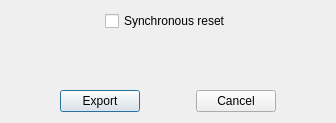
<ui version="4.0" >
 <class>ExportVerilogDlg</class>
 <widget class="QDialog" name="ExportVerilogDlg" >
  <property name="geometry" >
   <rect>
    <x>0</x>
    <y>0</y>
    <width>336</width>
    <height>123</height>
   </rect>
  </property>
  <property name="windowTitle" >
   <string>Verilog Export Options</string>
  </property>
  <layout class="QVBoxLayout" >
   <item>
    <layout class="QHBoxLayout" >
     <item>
      <spacer>
       <property name="orientation" >
        <enum>Qt::Horizontal</enum>
       </property>
       <property name="sizeType" >
        <enum>QSizePolicy::Expanding</enum>
       </property>
       <property name="sizeHint" >
        <size>
         <width>48</width>
         <height>20</height>
        </size>
       </property>
      </spacer>
     </item>
     <item>
      <layout class="QVBoxLayout" >
       <item>
        <widget class="QCheckBox" name="cb_synchreset" >
         <property name="text" >
          <string>Synchronous reset</string>
         </property>
        </widget>
       </item>
      </layout>
     </item>
     <item>
      <spacer>
       <property name="orientation" >
        <enum>Qt::Horizontal</enum>
       </property>
       <property name="sizeType" >
        <enum>QSizePolicy::Expanding</enum>
       </property>
       <property name="sizeHint" >
        <size>
         <width>48</width>
         <height>20</height>
        </size>
       </property>
      </spacer>
     </item>
    </layout>
   </item>
   <item>
    <spacer>
     <property name="orientation" >
      <enum>Qt::Vertical</enum>
     </property>
     <property name="sizeType" >
      <enum>QSizePolicy::Expanding</enum>
     </property>
     <property name="sizeHint" >
      <size>
       <width>20</width>
       <height>20</height>
      </size>
     </property>
    </spacer>
   </item>
   <item>
    <layout class="QHBoxLayout" >
     <item>
      <spacer>
       <property name="orientation" >
        <enum>Qt::Horizontal</enum>
       </property>
       <property name="sizeType" >
        <enum>QSizePolicy::Expanding</enum>
       </property>
       <property name="sizeHint" >
        <size>
         <width>40</width>
         <height>20</height>
        </size>
       </property>
      </spacer>
     </item>
     <item>
      <widget class="QPushButton" name="pb_export" >
       <property name="text" >
        <string>Export</string>
       </property>
       <property name="default" >
        <bool>true</bool>
       </property>
      </widget>
     </item>
     <item>
      <spacer>
       <property name="orientation" >
        <enum>Qt::Horizontal</enum>
       </property>
       <property name="sizeType" >
        <enum>QSizePolicy::Expanding</enum>
       </property>
       <property name="sizeHint" >
        <size>
         <width>20</width>
         <height>16</height>
        </size>
       </property>
      </spacer>
     </item>
     <item>
      <widget class="QPushButton" name="pb_cancel" >
       <property name="text" >
        <string>Cancel</string>
       </property>
      </widget>
     </item>
     <item>
      <spacer>
       <property name="orientation" >
        <enum>Qt::Horizontal</enum>
       </property>
       <property name="sizeType" >
        <enum>QSizePolicy::Expanding</enum>
       </property>
       <property name="sizeHint" >
        <size>
         <width>40</width>
         <height>20</height>
        </size>
       </property>
      </spacer>
     </item>
    </layout>
   </item>
  </layout>
 </widget>
 <layoutdefault spacing="6" margin="11" />
 <pixmapfunction>qPixmapFromMimeSource</pixmapfunction>
 <resources/>
 <connections>
  <connection>
   <sender>cb_synchreset</sender>
   <signal>clicked()</signal>
   <receiver>ExportVerilogDlg</receiver>
   <slot>syncResetClicked()</slot>
   <hints>
    <hint type="sourcelabel" >
     <x>20</x>
     <y>20</y>
    </hint>
    <hint type="destinationlabel" >
     <x>20</x>
     <y>20</y>
    </hint>
   </hints>
  </connection>
  <connection>
   <sender>pb_export</sender>
   <signal>clicked()</signal>
   <receiver>ExportVerilogDlg</receiver>
   <slot>accept()</slot>
   <hints>
    <hint type="sourcelabel" >
     <x>20</x>
     <y>20</y>
    </hint>
    <hint type="destinationlabel" >
     <x>20</x>
     <y>20</y>
    </hint>
   </hints>
  </connection>
  <connection>
   <sender>pb_cancel</sender>
   <signal>clicked()</signal>
   <receiver>ExportVerilogDlg</receiver>
   <slot>reject()</slot>
   <hints>
    <hint type="sourcelabel" >
     <x>20</x>
     <y>20</y>
    </hint>
    <hint type="destinationlabel" >
     <x>20</x>
     <y>20</y>
    </hint>
   </hints>
  </connection>
 </connections>
</ui>
